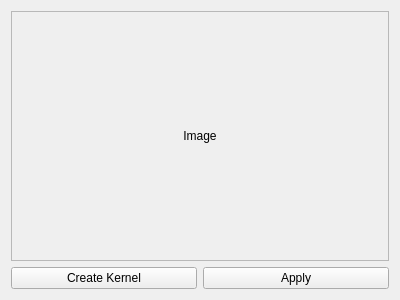
<?xml version="1.0" encoding="UTF-8"?>
<ui version="4.0">
 <class>CustomFilter</class>
 <widget class="QWidget" name="CustomFilter">
  <property name="geometry">
   <rect>
    <x>0</x>
    <y>0</y>
    <width>400</width>
    <height>300</height>
   </rect>
  </property>
  <property name="windowTitle">
   <string>Form</string>
  </property>
  <layout class="QGridLayout" name="gridLayout_2">
   <item row="0" column="0">
    <widget class="QScrollArea" name="imageScrollArea">
     <property name="widgetResizable">
      <bool>true</bool>
     </property>
     <widget class="QWidget" name="scrollAreaWidgetContents">
      <property name="geometry">
       <rect>
        <x>0</x>
        <y>0</y>
        <width>380</width>
        <height>249</height>
       </rect>
      </property>
      <layout class="QGridLayout" name="gridLayout">
       <item row="0" column="0">
        <widget class="QLabel" name="image">
         <property name="text">
          <string>Image</string>
         </property>
         <property name="alignment">
          <set>Qt::AlignCenter</set>
         </property>
        </widget>
       </item>
      </layout>
     </widget>
    </widget>
   </item>
   <item row="1" column="0">
    <layout class="QHBoxLayout" name="horizontalLayout">
     <item>
      <widget class="QPushButton" name="createKernelButton">
       <property name="text">
        <string>Create Kernel</string>
       </property>
      </widget>
     </item>
     <item>
      <widget class="QPushButton" name="applyButton">
       <property name="text">
        <string>Apply</string>
       </property>
      </widget>
     </item>
    </layout>
   </item>
  </layout>
 </widget>
 <resources/>
 <connections/>
</ui>
